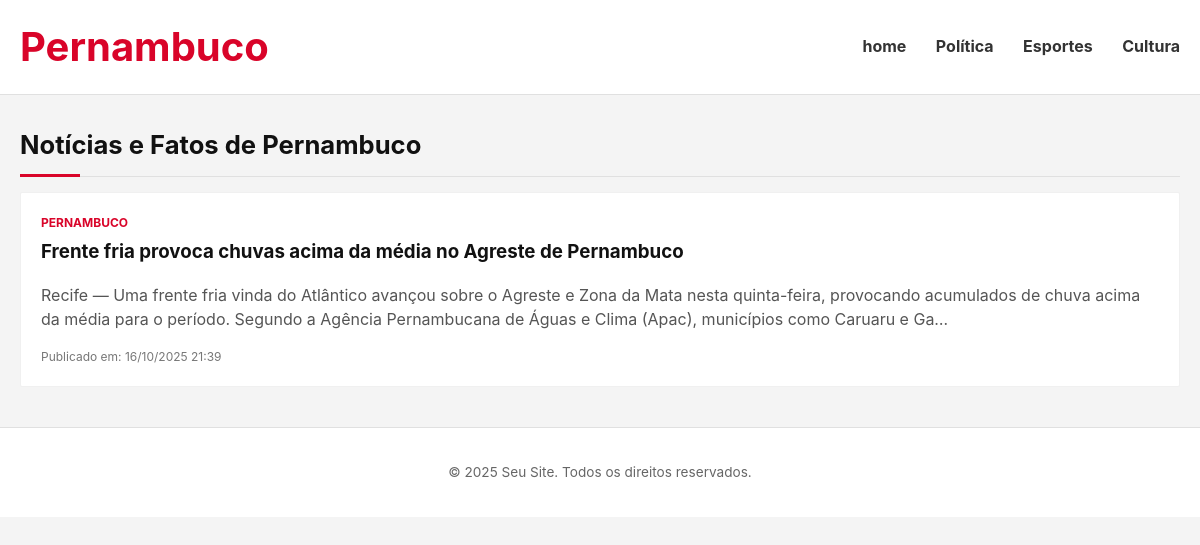
Page /pernambuco/ on the earlier database version.
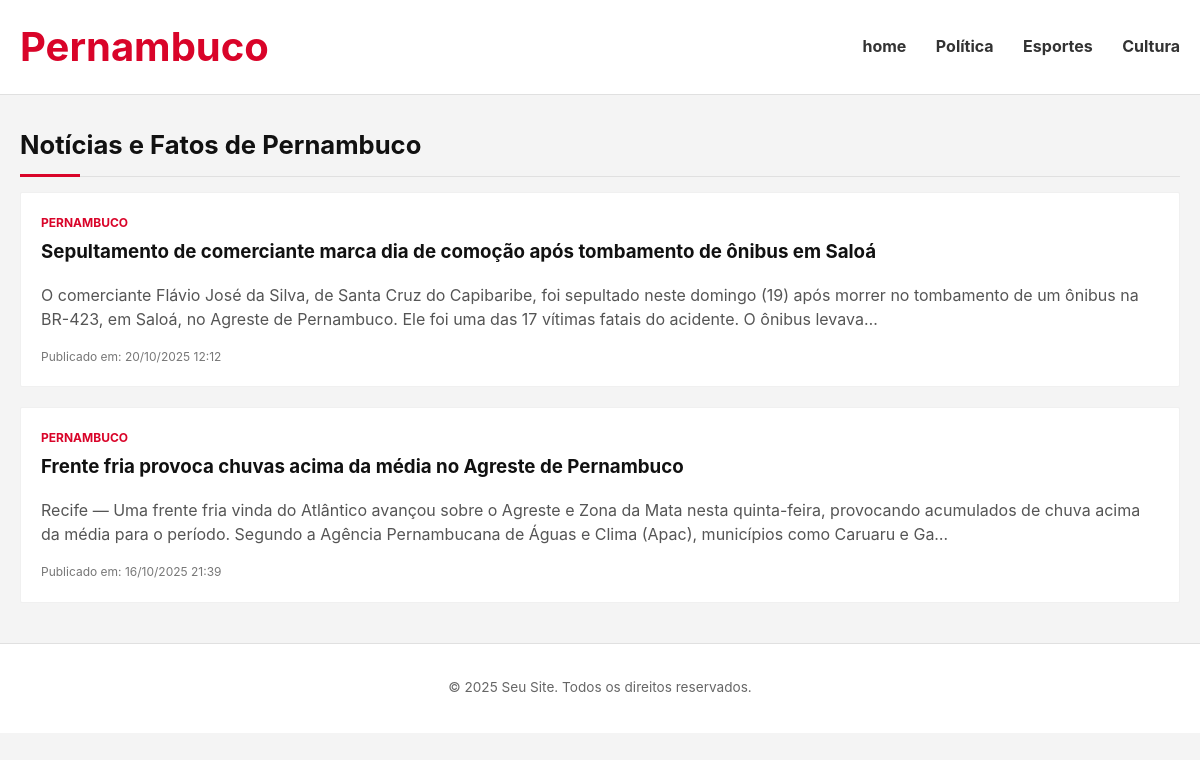
Same page on the later database version.
### app1/models.py (models this page shows, shortened)
class Artigos(models.Model):
    titulo = models.CharField(max_length=100)
    categoria = models.CharField(max_length=100)
    conteudo = models.TextField()
    data_publicacao = models.DateTimeField(auto_now_add=True)

### app1/views.py (the view)
# urls.py: path('pernambuco/', views.topico_pernambuco, name='topico_pernambuco'),
def topico_pernambuco(request):
    artigos_pernambuco = Artigos.objects.filter(categoria='Pernambuco').order_by('-data_publicacao')
    context = {'artigos_pernambuco': artigos_pernambuco}
    return render(request, 'app1/topico_pernambuco.html', context)

### app1/templates/app1/topico_pernambuco.html (shortened to what this page needs)
{% load static %}
<!DOCTYPE html>
<html lang="pt-br">
<head>
    <link rel="stylesheet" href="{% static 'app1/css/style.css' %}">
</head>
<body>
    <header class="main-header">
        <div class="container">
            <h1 class="logo-text">Pernambuco</h1>
            <nav class="main-nav">
                <a href="{% url 'home' %}">home</a>
                <a href="{% url 'topico_politica' %}">Política</a>
                <a href="{% url 'topico_esportes' %}">Esportes</a>
                <a href="{% url 'topico_cultura' %}">Cultura</a>
            </nav>
        </div>
    </header>
    <div class="container">
        <h2 class="section-title">Notícias e Fatos de Pernambuco</h2>
        {% if artigos_pernambuco %}
            {% for artigo in artigos_pernambuco %}
                <div class="card">
                    <div class="card-content">
                        <span class="card-category">PERNAMBUCO</span>
                        <h3 class="card-title">
                            <a href="{% url 'exibir_artigo' artigo.id %}">
                                {{ artigo.titulo }}
                            </a>
                        </h3>
                        <p class="card-summary">
                            {{ artigo.conteudo|truncatechars:250 }}
                        </p>
                        <span class="card-date">
                            Publicado em: {{ artigo.data_publicacao|date:"d/m/Y H:i" }}
                        </span>
                    </div>
                </div>
            {% endfor %}
        {% endif %}
    </div>
    <footer class="main-footer">
        <div class="container">
            <p>&copy; {% now "Y" %} Seu Site. Todos os direitos reservados.</p>
        </div>
    </footer>
</body>
</html>

Differences in the rows shown:
added Artigos: titulo "Sepultamento de comerciante marca dia de comoção após tombamento de ônibus em Saloá", conteudo "O comerciante Flávio José da Silva, de Santa Cruz do Capibaribe, foi sepultado neste domingo (19) após morrer no tombamento de um ônibus na BR-423, em Saloá, no Agreste de Pernambuco. Ele foi uma das 17 vítimas fatais do acidente. O ônibus levava…", data_publicacao "20/10/2025 12:12"
